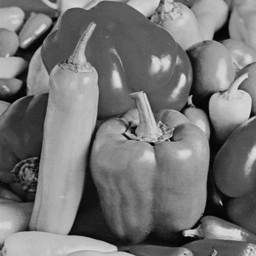
%> input picture ADMM/peppers.bmp, 256 x 256 px
$ octave Demo_ADMM.m   (GNU Octave 9; MATLAB toolbox functions it lacks are replaced by stand-ins)
%> lines starting %> are read from the running program, lines starting %| are printed output that depends on the picture
### ADMM/ADMM.m
function out = ADMM(y,Img,lam,rho,Nit,tol,regType)
%> called with lam = 25.5, rho = 0.3, Nit = 400, tol = 1e-05, regType = 'iso'
% created by Tarmizi Adam 16/5/2016
%Update: 26/5/2016
%Update: 15/6/2016 added rho updating for accelerating convergence.
%        rho updating reference:
%         - Chan, Stanley H., Ramsin Khoshabeh, Kristofor B. Gibson, Philip E. Gill, and
%           Truong Q. Nguyen. "An augmented Lagrangian method for video restoration." In
%           Acoustics, Speech and Signal Processing (ICASSP), 2011 IEEE International
%           Conference on, pp. 941-944. IEEE, 2011.

%Update: 29/6/2016, added Isotropic TV regularization (function
%                   isoShrink())

% ADMM image denoising. This script solve the optimization problem
%
%    min_x  1/2*||y - x||^2_2 + lamda||Dx||_1

%Dependencies: this code depends on the function
% psnr_fun(x, Img) and ssim_index(x,Img) for computing the PSNR and SSIM
% of the resulting denoised image. This function can be replaced by other
% PSNR or SSIM function that you have.

[row,col] = size(y);
%> row = 256; col = 256
x         = y;
alpha     = 0.7;
v1        = zeros(row,col); %Initialize intermediate variables for v subproblem
v2        = zeros(row,col); %     "       "           "       for v subproblem

y1        = zeros(row,col); %Initialize Lagrange Multipliers
y2        = zeros(row,col); %   "       Lagrange Multipliers

relError     = zeros(Nit,1); % Compute error relative to the previous iteration.
relErrorImg  = relError;     %Compute error relative to the original image
psnrGain     = relError;     % PSNR improvement every iteration
funcVal      = relError;     %Function value at each iteration

eigDtD  = abs(fft2([1 -1], row, col)).^2 + abs(fft2([1 -1]', row, col)).^2;

[D,Dt]      = defDDt(); %Declare forward finite difference operators
[Dx1, Dx2] = D(x);
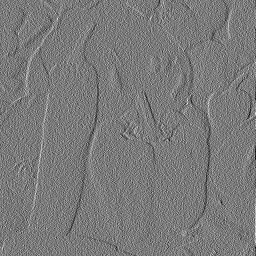
%> Dx1: size 256x256 double; min -202.7, max 219.2, mean 0; drawn with min black and max white


tg = tic;

for k=1:Nit

    x_old = x;
    rhs = y - rho*Dt(y1/rho + v1, y2/rho + v2);
    lhs = 1 + rho*(eigDtD);

    x = fft2(rhs)./lhs;
    x = real(ifft2(x));

    [Dx1, Dx2]  = D(x);

    u1          = Dx1 + y1/rho;
    u2          = Dx2 + y2/rho;

    switch regType
        case 'ani'
            %If using anisotropic TV
            v1          = shrink(u1, lam/rho); %lam/rho
            v2          = shrink(u2, lam/rho);
        case 'iso'
            %If using isotropic TV
            [v1,v2]     = isoShrink(u1,u2,lam/rho);

        otherwise
            warning('No such regularization !, Denoising failed !')
            break;
    end
    y1          =  y1 - rho*(v1 - Dx1);
    y2          =  y2 - rho*(v2 - Dx2);

    relError(k)    = norm(x - x_old,'fro')/norm(x, 'fro');
    r1          = x-y;
    funcVal(k)  = (1/2)*norm(r1,'fro')^2 + lam*sum(Dx1(:) + Dx2(:));

    if relError(k) < tol
          break
    end

end
%> this loop made 183 passes
%> pass 1, in ADMM, `x = real(ifft2(x));`:
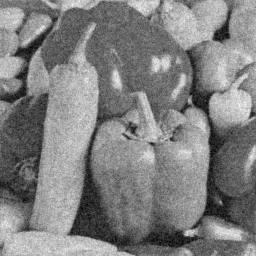
%> x: size 256x256 double; min -28.26, max 259.4, mean 116.7; drawn with min black and max white
%> pass 1, in isoShrink, `u = sqrt(u1.^2 + u2.^2);`:
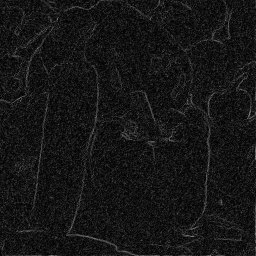
%> u: size 256x256 double; min 0.0754, max 137.8, mean 22.2
%> after the loop:
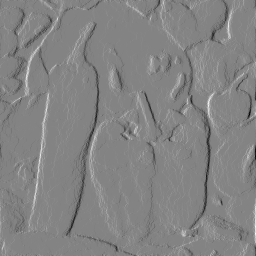
%> v1: size 256x256 double; min -89.52, max 83.62, mean 0; drawn with min black and max white
%> after the loop:
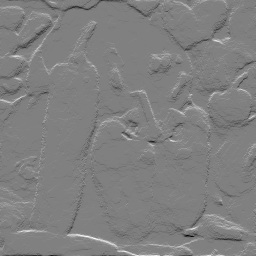
%> v2: size 256x256 double; min -87.62, max 86.67, mean 0; drawn with min black and max white
%> after the loop:
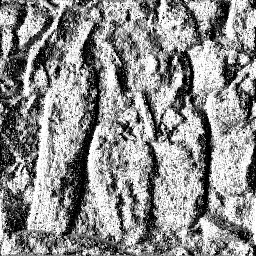
%> y1: size 256x256 double; min -25.5, max 25.5, mean 2.8; drawn with min black and max white
%> after the loop:
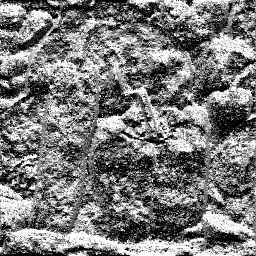
%> y2: size 256x256 double; min -25.5, max 25.5, mean -1.2; drawn with min black and max white
%> after the loop, funcVal = 400 values, max 21227489.7 at index 9, min 0 at index 184, mean 9449534.3; relError = 400 values, max 0.108 at index 1, min 0 at index 184, mean 0.000652

tg = toc(tg);

%> the run ends on the next line
out.psnrf                = psnr_fun(x, Img);
out.ssimf                = ssim_index(x,Img);
out.sol                 = x;                %Deblurred image
out.functionValue       = funcVal(1:k);
out.relativeError       = relError(1:k);
out.cpuTime             = tg;
out.finalRho            = rho;

end

function [D,Dt] = defDDt()
D  = @(U) ForwardDiff(U);
Dt = @(X,Y) Dive(X,Y);
end

function [Dux,Duy] = ForwardDiff(U)
 Dux = [diff(U,1,2), U(:,1,:) - U(:,end,:)];
 Duy = [diff(U,1,1); U(1,:,:) - U(end,:,:)];
end

function DtXY = Dive(X,Y)
  % Transpose of the forward finite difference operator
  % is the divergence fo the forward finite difference operator
  DtXY = [X(:,end) - X(:, 1), -diff(X,1,2)];
  DtXY = DtXY + [Y(end,:) - Y(1, :); -diff(Y,1,1)];
end

function z = shrink(x,r)
z = sign(x).*max(abs(x)- r,0);
end

function [v1, v2] = isoShrink(u1,u2,r)
    u = sqrt(u1.^2 + u2.^2);
    u(u==0) = 1;
    u = max(u - r,0)./u;

    v1 = u1.*u;
    v2 = u2.*u;
end

### ADMM/Demo_ADMM.m
% ================ Demo for grayscale image denoising==================
% This code demostrates the use of the ADMM Image denoising. ADMM is a
% splitting version of the more classical ALM (Augmented Lagrangian Method)
% This code solves the problem of
%       min_x  1/2*||y - x||^2_2 + lamda||Dx||_1

clc
clear all;
close all;

Img = double(imread('peppers.bmp')); %Your Image goes here

sigma = 25; % standard variation

g = Img +  sigma * randn(size(Img)); %Add a little noise

lam    = 25.5;

res     = cell([1 size(lam,2)]);
resSSIM = cell([1 size(lam,2)]); %Store SSIM result of each iteration
resPSNR = cell([1 size(lam,2)]); %Store PSNR result of each iteration

rho     = 0.3; %regularization param related to the lagrange constraints

Nit     = 400;
tol     = 1e-5;

%Regularization function. Isotropic TV ('iso') or Anisotropic TV ('ani')
regType = 'iso';

%=============Denoising algorithm==========

    out = ADMM(g,Img,lam,rho,Nit,tol,regType);
